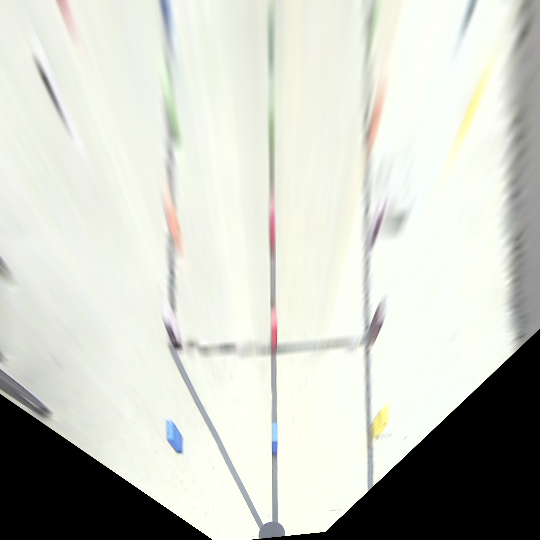
#> input picture ImageCalibrationTest/bev_image-LMEDS-LINEAR.png, 540 x 540 px, given in place of the camera
$ python homo_bev_test.py   (older library calls are emulated)
#> lines starting #> are read from the running program, lines starting #| are printed output that depends on the picture; after the words box and inside, x2 and y2 are one past the last pixel; in counts of white or black regions, pixels touching at a corner belong together
#> further down, src is the input picture: shape (540, 540, 3); mean B, G, R 197.8, 206.5, 204.3
import cv2
import numpy as np

image_width = 640
image_height = 480
capture = cv2.VideoCapture(3)
capture.set(cv2.CAP_PROP_FRAME_WIDTH, image_width)
capture.set(cv2.CAP_PROP_FRAME_HEIGHT, image_height)
calibrate_mtx = np.array([
    [374.839208, 0.0, 329.917309],
    [0.0, 371.474881, 244.814906],
    [0.0, 0.0, 1.0]
    ])

dist = np.array([-0.299279, 0.067634, -0.001693, -0.002189, 0.0])

cal_mtx, cal_roi = cv2.getOptimalNewCameraMatrix(calibrate_mtx, dist,
                            (image_width, image_height), 1, (image_width, image_height))
x, y, w, h = cal_roi
map1, map2 = cv2.initUndistortRectifyMap(calibrate_mtx, dist, None, cal_mtx, (image_width, image_height), cv2.CV_32FC1)

point_src = np.array([
    214, 253,   # 0, 0
    251, 253,   # 0, 1
    288, 254,   # 0, 2
    328, 254,   # 0, 3
    368, 255,   # 0, 4
    408, 254,   # 0, 5
    237, 256,   # 1, 1
    281, 257,   # 1, 2
    327, 259,   # 1, 3
    377, 258,   # 1, 4
    423, 258,   # 1, 5
    216, 260,   # 2, 1
    272, 262,   # 2, 2
    328, 262,   # 2, 3
    389, 263,   # 2, 4
    445, 263,   # 2, 5
    256, 269,   # 3, 2
    328, 270,   # 3, 3
    408, 270,   # 3, 4
    225, 281,   # 4, 2
    329, 286,   # 4, 3
    441, 284,   # 4, 4
    148, 315,   # 5, 2
    329, 320,   # 5, 3
    526, 318,   # 5, 4
    239, 464    # LiDAR
], dtype=float)
point_src = point_src.reshape(26, 2)

point_dst = np.array([
    0, 0,
    90, 0,
    180, 0,
    270, 0,
    360, 0,
    450, 0,
    90, 90,
    180, 90,
    270, 90,
    360, 90,
    450, 90,
    90, 180,
    180, 180,
    270, 180,
    360, 180,
    450, 180,
    180, 270,
    270, 270,
    360, 270,
    180, 360,
    270, 360,
    360, 360,
    180, 450,
    270, 450,
    360, 450,
    270, 540
], dtype=float)
point_dst = point_dst.reshape(26, 2)

homography_matrix, status = cv2.findHomography(point_src, point_dst, cv2.LMEDS)

def calibrate_image(src):
    global image_width, image_height
    dst = cv2.remap(src, map1, map2, cv2.INTER_LINEAR)
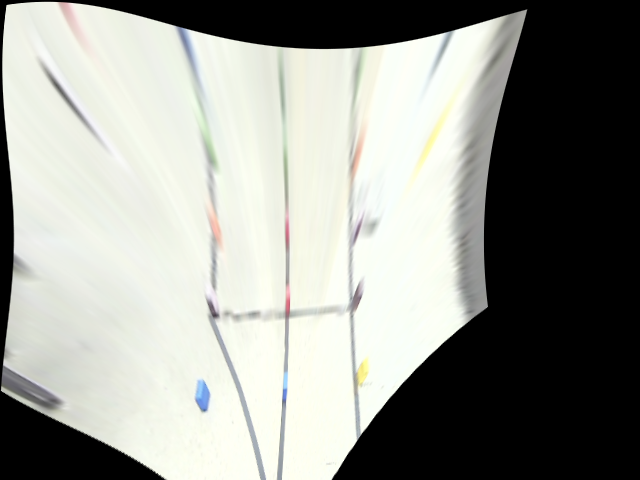
#> dst: shape (480, 640, 3); mean B, G, R 145.5, 151.7, 150
    dst = dst[y : y + h, x : x + w]
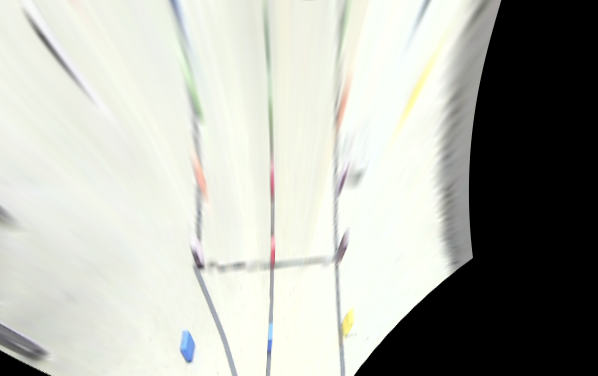
#> dst: shape (376, 598, 3); mean B, G, R 172.4, 179.8, 177.8
    return cv2.resize(dst, (image_width, image_height))
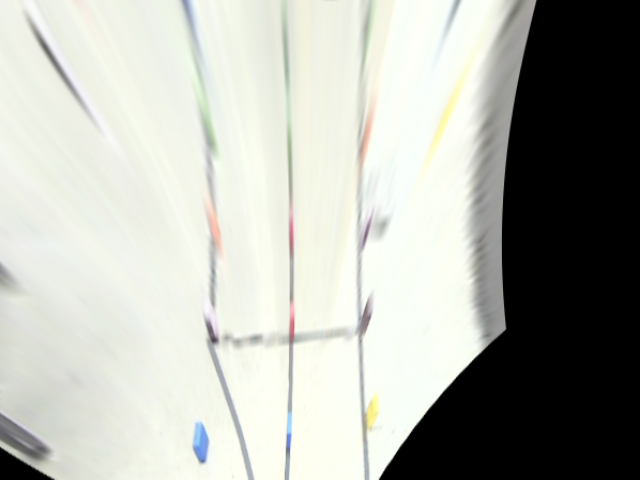
#> returned value: shape (480, 640, 3); mean of channels 0, 1, 2 172.4, 179.8, 177.7; drawn as B, G, R

while capture.isOpened():
    _, src = capture.read()
    cal = calibrate_image(src)

    # cal = cv2.imread("C:/Users/HP/Desktop/ws/python/bev-test/nonpointed_domino_image.png")

    bev_image = cv2.warpPerspective(cal, homography_matrix, (540, 540), flags = cv2.INTER_CUBIC)
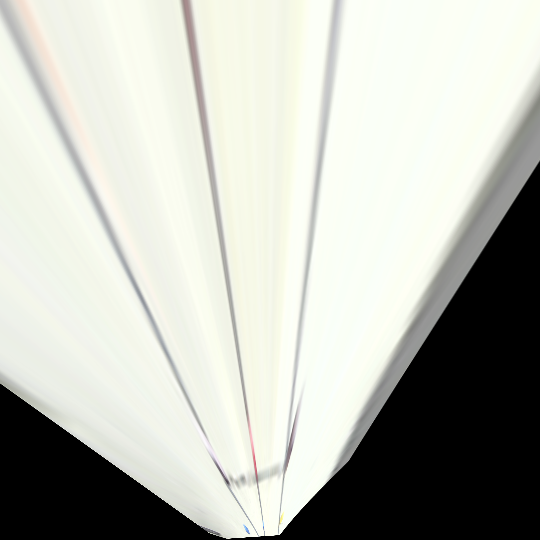
#> bev_image: shape (540, 540, 3); mean B, G, R 179.7, 187.5, 185.7

    for i in range(7):
        for j in range(7):
            cv2.circle(bev_image, (i * 90, j * 90), 2 , (255, 0, 0), -1)
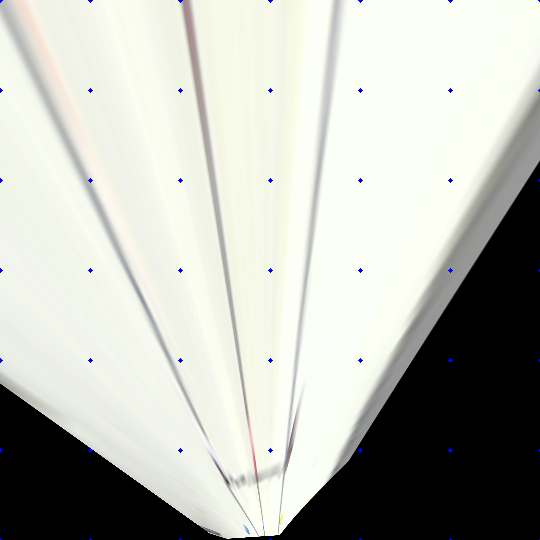
#> bev_image: shape (540, 540, 3); 0.16% of pixels changed, all inside (x1, y1, x2, y2) = (0, 0, 540, 540)

    cv2.imshow("cal", cal)
    cv2.imshow("bev", bev_image)
        # cv2.imwrite("bev_image-LMEDS-CUBIC.png", bev_image)

    if cv2.waitKey(10) == 27:
#> (key Esc is pressed here)
        capture.release()
        break
